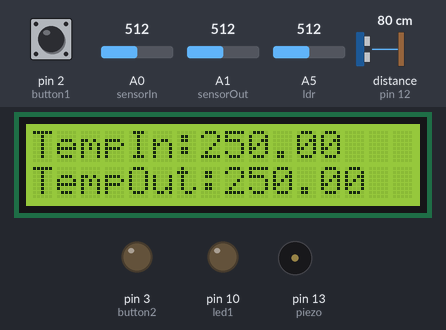
The sketch below on a simulated Arduino Uno, built with avr-gcc and run on an emulated ATmega328P. Parts: 16×2 character LCD, output pins drawn as LEDs (lit = HIGH), buzzer (waves = sounding). Wiring (inferred from the names in the program): ultrasonic range finder: trigger pin 11; echo pin 12. The inputs (shaded band) are chosen by the test bench; at power-on: distance to the obstacle (sensor on pin 12) 80 cm, pin 2 (button1) HIGH, A5 (ldr) = 512, A0 (sensorIn) = 512, A1 (sensorOut) = 512. The echo pulse lasts 58.3 µs per cm; pins used as bus, display or sensor lines are not drawn.

Above: at 1.2 s.
1.3 s: distance to the obstacle (sensor on pin 12) set to 2 cm
At 3.6 s:
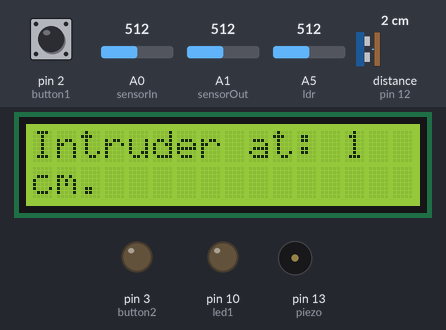
7.7 s: distance to the obstacle (sensor on pin 12) set to 18 cm
At 14.9 s:
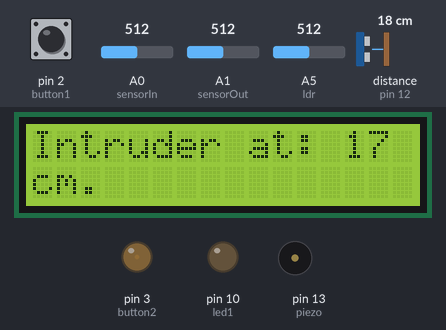
15.5 s: pin 2 (button1) pulled LOW for 3 s
At 18.4 s:
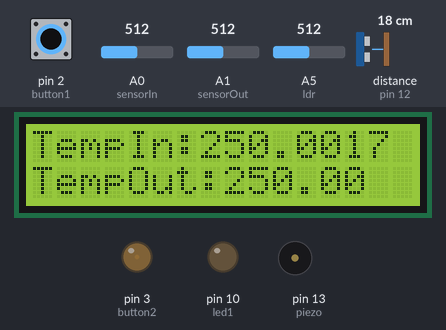
24.8 s: A5 (ldr) set to 140
32.7 s: pin 2 (button1) pulled LOW for 3 s
At 34.9 s:
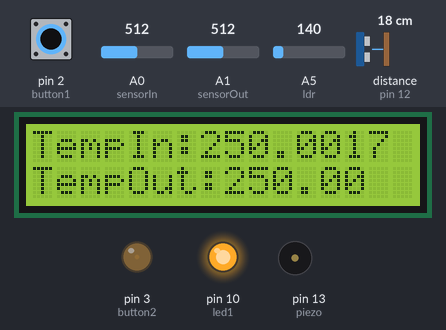
37.9 s: A0 (sensorIn) set to 716
At 46.3 s:
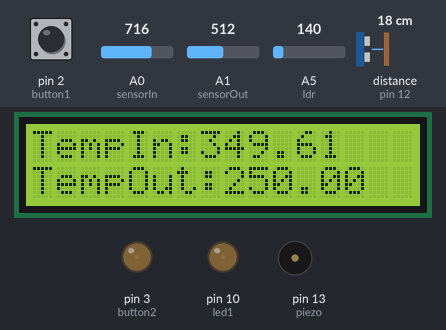
Timing chart, 0 to 47.6 s (numbered marks = the images above; inputs shaded):
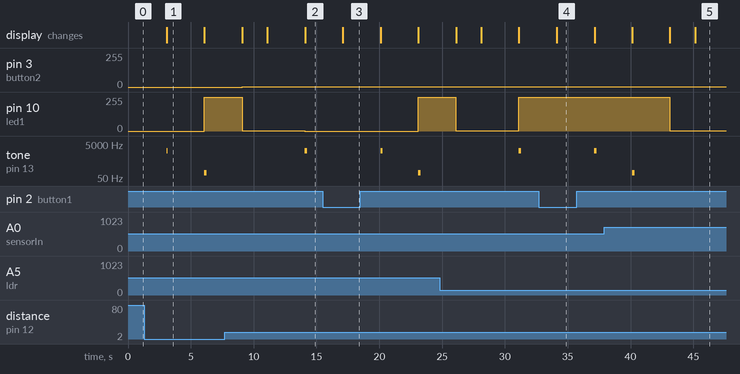

The sketch:

temp_and_alert.ino
```cpp
#include <LiquidCrystal.h>

#define sensorIn A0
#define sensorOut A1

LiquidCrystal lcd(9, 8, 7, 6, 5, 4);

//buttons
int button1 = 2;
int button2 = 3;

//buzzer
int piezo = 13;

//leds
int led3 = 3;
int led2 = 3;
int led1 = 10;

//sensor
int trig = 11;
int echo = 12;

//light detector
int ldr = A5;

//temperature
float celsius;
int temp = A0;
float tempValue;

//flags
int flag_yo=0;
int flag = 0;
int state = 0;
int flag_intruder = 0;
int intruder_wants_in = 0;
int intruder_got_in = 0;

void setup() {

  pinMode(piezo, OUTPUT);
  pinMode(led1, OUTPUT);
  pinMode(led2, OUTPUT);
  pinMode(led3, OUTPUT);
  pinMode(trig, OUTPUT);
  pinMode(echo, INPUT);
  pinMode(button1, INPUT_PULLUP);
  pinMode(button2, INPUT_PULLUP);
  pinMode(A0, INPUT);
  pinMode(A1, INPUT);
  pinMode(A2, INPUT);
  pinMode(A3, INPUT);

  Serial.begin(9600);
  lcd.begin(16, 2);
}

void loop() {


  //-------------------------------------------------
    //Temperature
    int tempInside = analogRead(sensorIn);
    int tempOutside = analogRead(sensorOut);

    // Convert the reading into voltage:
    float voltageIn = tempInside * (5000 / 1024.0);
    float voltageOut = tempOutside * (5000 / 1024.0);

    // Convert the voltage into the temperature in degree Celsius:
    float celsiusIn = voltageIn / 10;
    float celsiusOut = voltageOut / 10;

    lcd.setCursor(0, 0);
    lcd.print("TempIn:");
    lcd.print(celsiusIn);
    lcd.setCursor(0, 1);
    lcd.print("TempOut:");
    lcd.print(celsiusOut);
    delay(3000);

  //----------------------------------------
    //Light detection

    if(analogRead(ldr) < 150)		//255 max for analog
       digitalWrite(led1, !state);
    else if(analogRead(ldr) > 150)
       digitalWrite(led1, state);


  //-------------------------------------------------
  //Intruder alert

    digitalWrite(trig, LOW);
    //delayMicroseconds(2);
    digitalWrite(trig, HIGH);
    //delayMicroseconds(10);
    digitalWrite(trig, LOW);


    unsigned long duration = pulseIn(echo, HIGH);

    int distance = duration / 29 / 2;


    if(distance <100 && flag_intruder == 0){
      lcd.clear();
      flag=1;
      digitalWrite(trig, 10);
      delayMicroseconds(2);
      tone(piezo, 2000, distance*10);
      lcd.setCursor(0, 0);
      lcd.print( "Intruder at: " + String(distance)+"\r\n" );
      lcd.setCursor(0, 1);
      lcd.print("cm.");
      intruder_wants_in = 1;
      delay(3000);

    if (digitalRead(button1) == 1 && intruder_wants_in == 1){
      digitalWrite(led1, !state);
      lcd.setCursor(0, 0);
      lcd.print( "Intruder wants\n");
      lcd.setCursor(0, 1);
      lcd.print("in");
      tone(piezo, 100, 200);
      delay(3000);
      intruder_got_in = 1;

    if (digitalRead(button2) == 1)
    {
      if(intruder_got_in == 1)
      {
        analogWrite(led1, !state);
        analogWrite(led2, 1);
        analogWrite(led3, 1);
        lcd.clear();
        lcd.setCursor(0, 0);
        lcd.print("Run!");
        delay(2000);
        flag_yo=1;
      }
    }
   }
  lcd.print(millis() / 1000);
  }
}
```

Measured:
- after the input at 15.5 s, the display: first differs from a run without the input after 1.6 s (image 3)
- after the input at 32.7 s, pin 10 (led1): stays 255/255 (without the input it goes to 1/255 after 4.4 s); the display: first differs from a run without the input after 1.4 s (image 4)
- what the display in image 1 shows lasts 3.0 s, from 3.1 s to 6.1 s
